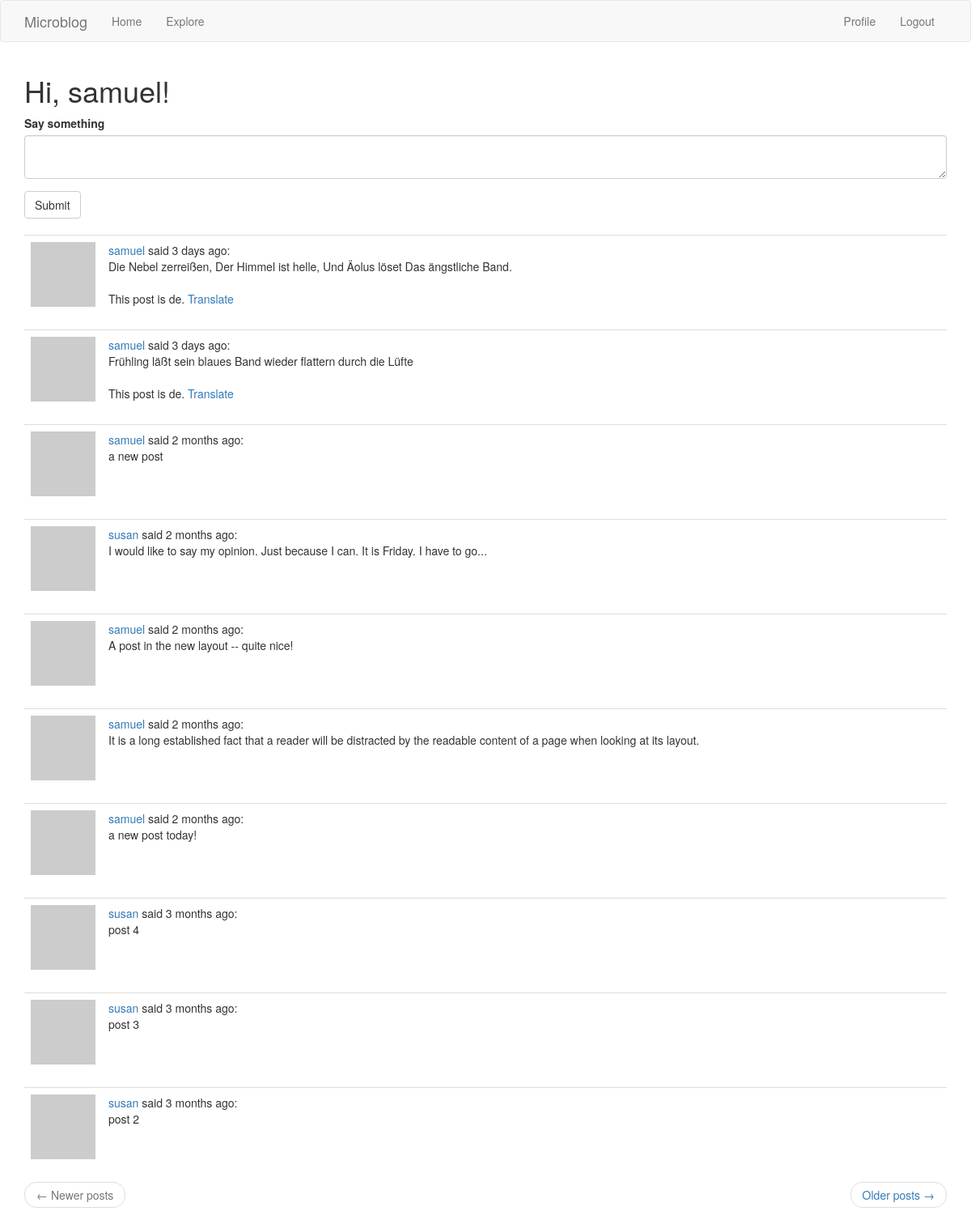
The page /index (signed in) on the database its author committed.
### app/models.py (models this page shows, shortened)
class User(UserMixin, db.Model):
    id = db.Column(db.Integer, primary_key=True)
    username = db.Column(db.String(64), index=True, unique=True)
    email = db.Column(db.String(120), index=True, unique=True)
    password_hash = db.Column(db.String(128))
    posts = db.relationship('Post', backref='author', lazy='dynamic')
    about_me = db.Column(db.String(140))
    last_seen = db.Column(db.DateTime, default=datetime.utcnow)
    followed = db.relationship(
        'User', secondary=followers,
        primaryjoin=(followers.c.follower_id == id),
        secondaryjoin=(followers.c.followed_id == id),
        backref=db.backref('followers', lazy='dynamic'), lazy='dynamic')
    def avatar(self, size):
        digest = md5(self.email.lower().encode('utf-8')).hexdigest()
        return 'https://www.gravatar.com/avatar/{}?d=identicon&s={}'.format(digest, size)
    def followed_posts(self):
        followed = Post.query.join(
            followers, (followers.c.followed_id == Post.user_id)).filter(
                followers.c.follower_id == self.id)
        own = Post.query.filter_by(user_id=self.id)
        return followed.union(own).order_by(Post.timestamp.desc())

class Post(db.Model):
    id = db.Column(db.Integer, primary_key=True)
    body = db.Column(db.String(140))
    timestamp = db.Column(db.DateTime, index=True, default=datetime.utcnow)
    user_id = db.Column(db.Integer, db.ForeignKey('user.id'))
    language = db.Column(db.String(5))

### app/routes.py (the view, shortened to what this page needs)
@app.route('/', methods=['GET', 'POST'])
@app.route('/index', methods=['GET', 'POST'])
@login_required
def index():
    form = PostForm()
    page = request.args.get('page', 1, type=int)
    posts=current_user.followed_posts().paginate(page, app.config['POSTS_PER_PAGE'], False)
    next_url = url_for('index', page=posts.next_num) if posts.has_next else None
    prev_url = url_for('index', page=posts.prev_num) if posts.has_prev else None
    return render_template('index.html', title='Home', form=form, posts=posts.items, next_url=next_url, prev_url=prev_url)

### app/forms.py
class PostForm(FlaskForm):
    post = TextAreaField('Say something', validators=[
        DataRequired(), Length(min=1, max=140)])
    submit = SubmitField('Submit')

### app/models.py (called while the page is built)
@login.user_loader
def load_user(id):
    return User.query.get(int(id))

### app/routes.py (called while the page is built)
@app.before_request
def before_request():
    if current_user.is_authenticated:
        current_user.last_seen = datetime.utcnow()
        db.session.commit()

### app/templates/index.html
{% extends "base.html" %}
{% import 'bootstrap/wtf.html' as wtf %}
{% block app_content %}
  <h1>Hi, {{ current_user.username }}!</h1>
  {% if form %}
  {{ wtf.quick_form(form) }}
  <br>
  {% endif %}
  {% for post in posts %}
    {% include '_post.html' %}
  {% endfor %}
  {% include '_pager.html' %}
{% endblock %}

### app/templates/_post.html
<table class="table table-hover">
  <tr>
    <td width="70ox">
      <a href="{{ url_for('user', username=post.author.username) }}">
        <img src="{{ post.author.avatar(70) }}" alt="">
      </a>
    </td>
    <td>
      <a href="{{ url_for('user', username=post.author.username) }}">
        {{ post.author.username }}
      </a>
      said {{ moment(post.timestamp).fromNow() }}: <br>
      <span id="post{{ post.id }}">{{ post.body }}</span>
      {% if post.language and post.language != g.locale %}
      <br><br>
      <span id="translation{{ post.id }}">
        This post is {{ post.language }}.
        <a href="javascript:translate(
          '#post{{ post.id }}',
          '#translation{{ post.id }}',
          '{{ post.language }}',
          'en');">Translate</a>
      </span>
      {% endif %}
    </td>
  </tr>
</table>

### rows shown on the page
User: username "samuel"
Post: author.username "samuel", timestamp "3 days ago", body "Die Nebel zerreißen, Der Himmel ist helle, Und Äolus löset Das ängstliche Band.", language "de"
Post: author.username "samuel", timestamp "3 days ago", body "Frühling läßt sein blaues Band wieder flattern durch die Lüfte", language "de"
Post: author.username "samuel", timestamp "2 months ago", body "a new post"
Post: author.username "susan", timestamp "2 months ago", body "I would like to say my opinion. Just because I can. It is Friday. I have to go..."
Post: author.username "samuel", timestamp "2 months ago", body "A post in the new layout -- quite nice!"
Post: author.username "samuel", timestamp "2 months ago", body "It is a long established fact that a reader will be distracted by the readable content of a page when looking at its layout."
Post: author.username "samuel", timestamp "2 months ago", body "a new post today!"
Post: author.username "susan", timestamp "3 months ago", body "post 4"
Post: author.username "susan", timestamp "3 months ago", body "post 3"
Post: author.username "susan", timestamp "3 months ago", body "post 2"
